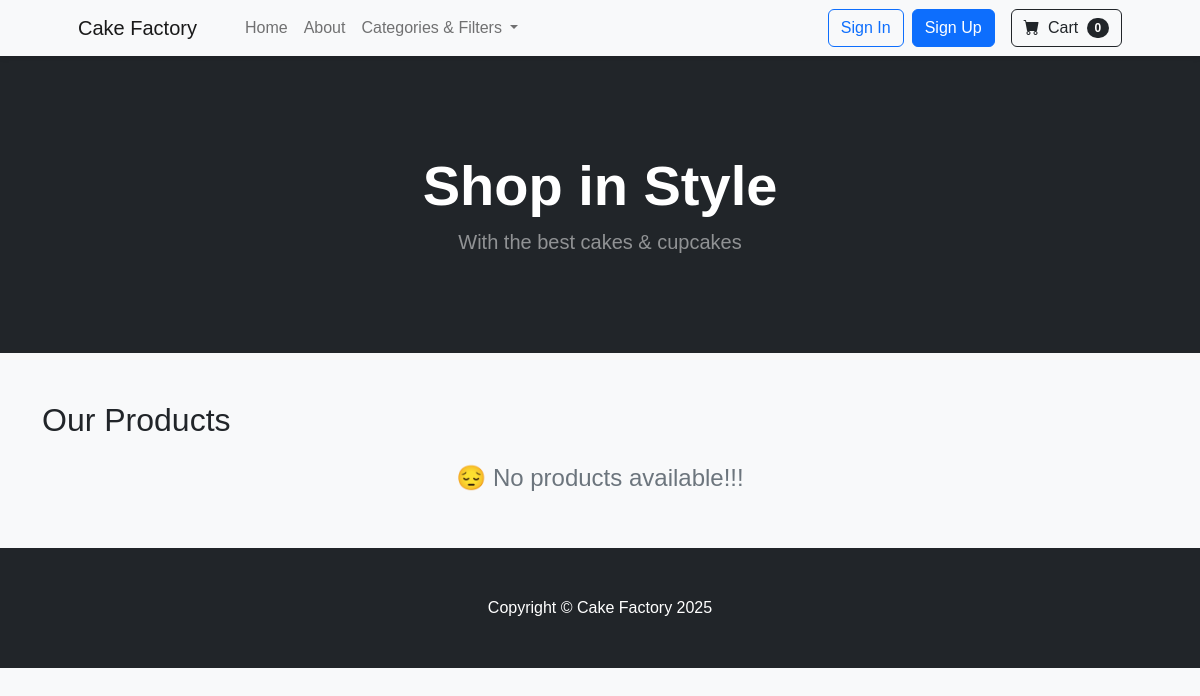
The app's page /products/?category=themed-specialty-cakes, older data.
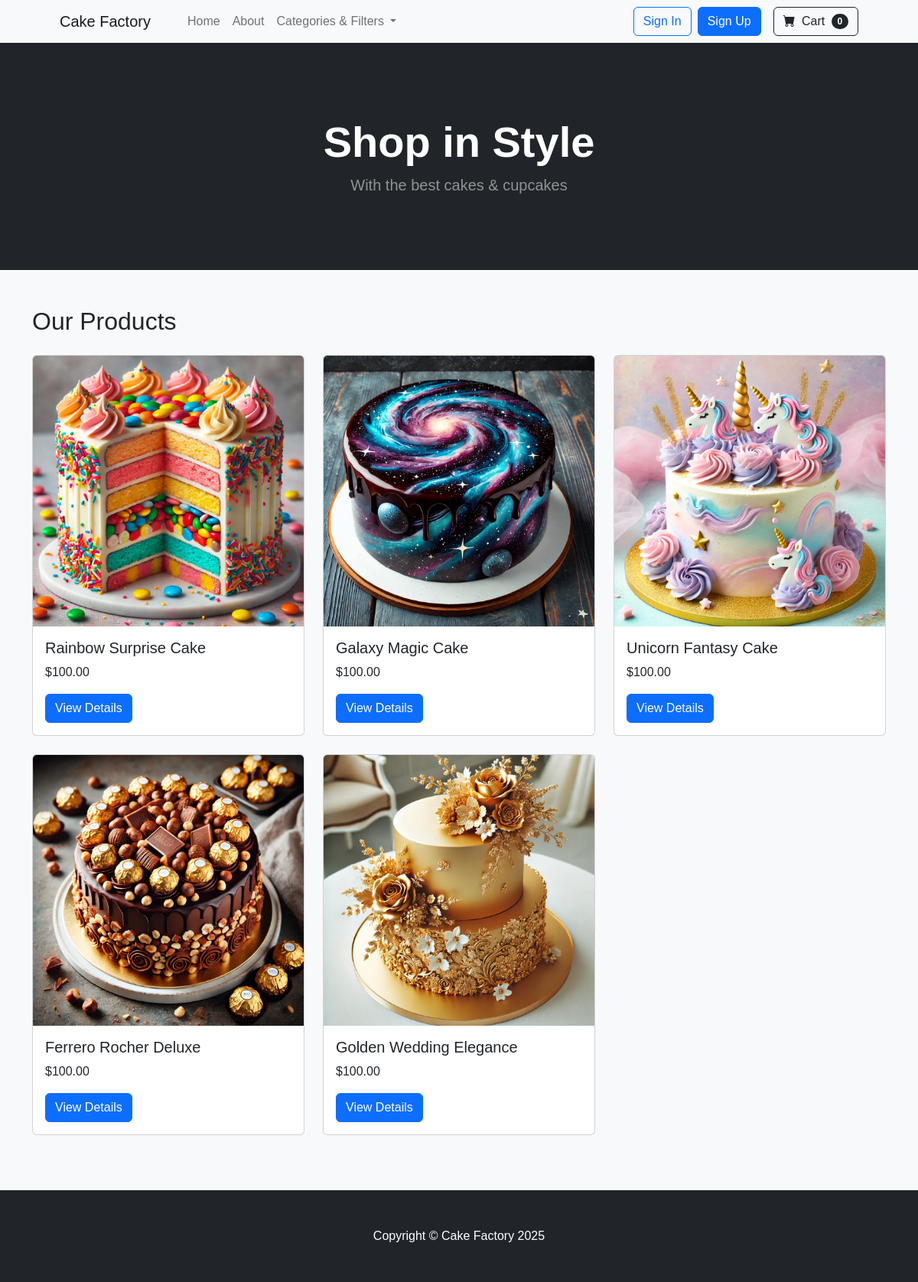
The same page, newer data.
### products/models.py (models this page shows, shortened)
class Product(models.Model):
    name = models.CharField(max_length=255, unique=True)
    slug = models.SlugField(unique=True, blank=True)
    description = models.TextField(blank=True)
    price = models.DecimalField(max_digits=10, decimal_places=2)
    category = models.ForeignKey(
        Category, on_delete=models.SET_NULL,
        null=True, blank=True, related_name="products"
    )
    flavor = models.ForeignKey(
        Flavor, on_delete=models.SET_NULL,
        null=True, blank=True, related_name="products"
    )
    sizes = models.ManyToManyField(
        Size, blank=True, related_name="products"
    )
    image = models.ImageField(upload_to="product_images/", blank=True, null=True)
    allergen_info = models.TextField(blank=True, help_text="E.g., Contains nuts, gluten-free")
    available = models.BooleanField(default=True) # If needed deactivate.
    created_at = models.DateTimeField(auto_now_add=True)

### products/views.py (the view)
# urls.py: path('', ProductListView.as_view(), name='product_list'),
class ProductListView(ListView):
    model = Product
    template_name = 'products/product_list.html'
    context_object_name = 'products'
    def get_queryset(self):
        queryset = super().get_queryset()
        query = self.request.GET.get('q', '').strip()
        price_min = self.request.GET.get('price_min')
        price_max = self.request.GET.get('price_max')
        category_slug = self.request.GET.get('category', '').strip()  # Get category slug
        allergen_free = self.request.GET.get('allergen_free')
        if 'q' in self.request.GET and not query:
            messages.error(self.request, "Please enter a search term.")
        if query:
            queryset = queryset.filter(name__icontains=query)
        if price_min:
            try:
                queryset = queryset.filter(price__gte=float(price_min))
            except ValueError:
                pass  # Ignore invalid values
        if price_max:
            try:
                queryset = queryset.filter(price__lte=float(price_max))
            except ValueError:
                pass  # Ignore invalid values
        if category_slug:
            category = Category.objects.filter(slug=category_slug).first()
            if category:
                queryset = queryset.filter(category=category)
        if allergen_free:
            queryset = queryset.exclude(allergen_info__icontains="nuts")
        return queryset
    def get_context_data(self, **kwargs):
        context = super().get_context_data(**kwargs)
        context['categories'] = Category.objects.all()  # Provide categories to template
        return context

### orders/context_processors.py (called while the page is built)
def cart_context(request):
    cart_items = 0
    cart_total_price = 0.0
    if request.user.is_authenticated:
        cart_items_qs = CartItem.objects.filter(user=request.user)
        cart_items = sum(item.quantity for item in cart_items_qs)
        cart_total_price = sum(item.line_total for item in cart_items_qs)
    else:
        session_cart = request.session.get("cart", {})
        cart_items = sum(item["quantity"] for item in session_cart.values())
        cart_total_price = sum(float(item["price"]) * int(item["quantity"]) for item in session_cart.values())
    return {"cart_items": cart_items, "cart_total_price": cart_total_price}

### products/context_processors.py (called while the page is built)
def categories_context(request):
    return {
        'categories': Category.objects.all()
    }

### products/templates/products/product_list.html
{% extends "base.html" %}
{% block content %}
<h2 class="mb-4">Our Products</h2>
<div class="row">
    {% if products %}
        {% for product in products %}
        <div class="col-md-4 mb-4">
            <div class="card">
                {% if product.image %}
                    <img src="{{ product.image.url }}" class="card-img-top" alt="{{ product.name }}">
                {% else %}
                    <img src="https://via.placeholder.com/300?text=No+Image" class="card-img-top" alt="No Image Available">
                {% endif %}
                <div class="card-body">
                    <h5 class="card-title">{{ product.name }}</h5>
                    <p class="card-text">${{ product.price }}</p>
                    <a href="{% url 'product_detail' product.pk %}" class="btn btn-primary">View Details</a>
                </div>
            </div>
        </div>
        {% endfor %}
    {% else %}
        <div class="col-12 text-center">
            <h4 class="text-muted">😔 No products available!!!</h4>
        </div>
    {% endif %}
</div>
{% endblock %}

### templates/base.html (shortened to what this page needs)
{% load static %}
<!DOCTYPE html>
<html lang="en">
<head>
    <link href="https://cdn.jsdelivr.net/npm/bootstrap-icons@1.5.0/font/bootstrap-icons.css" rel="stylesheet">
    <link href="https://cdn.jsdelivr.net/npm/bootstrap@5.2.3/dist/css/bootstrap.min.css" rel="stylesheet">
    <link href="{% static 'css/styles.css' %}" rel="stylesheet">
</head>
<body>
    <nav class="navbar navbar-expand-lg navbar-light bg-light">
        <div class="container px-4 px-lg-5">
            <a class="navbar-brand" href="{% url 'home' %}">Cake Factory</a>
            <div class="collapse navbar-collapse" id="navbarSupportedContent">
                <ul class="navbar-nav me-auto mb-2 mb-lg-0 ms-lg-4">
                    <li class="nav-item"><a class="nav-link" href="{% url 'home' %}">Home</a></li>
                    <li class="nav-item"><a class="nav-link" href="#">About</a></li>
                    <li class="nav-item dropdown">
                        <a class="nav-link dropdown-toggle" href="#" id="categoriesDropdown" role="button"
                            data-bs-toggle="dropdown">
                            Categories & Filters
                        </a>
                    </li>
                </ul>
                <div class="d-flex align-items-center">
                    {% if user.is_authenticated %}
                    <span class="me-2">👋 {{ user.username }}</span>
                    <a class="btn btn-outline-danger me-3" href="{% url 'account_logout' %}">Logout</a>
                    {% else %}
                    <a class="btn btn-outline-primary me-2" href="{% url 'account_login' %}">Sign In</a>
                    <a class="btn btn-primary me-3" href="{% url 'account_signup' %}">Sign Up</a>
                    {% endif %}
                    <a class="btn btn-outline-dark" href="{% url 'cart_view' %}">
                        <i class="bi-cart-fill me-1"></i> Cart
                        <span id="cart-count"
                            class="badge bg-dark text-white ms-1 rounded-pill">{{ cart_items|default:0 }}</span>
                    </a>
                </div>
            </div>
        </div>
    </nav>
    <header class="bg-dark py-5">
        <div class="container px-4 px-lg-5 my-5">
            <div class="text-center text-white">
                <h1 class="display-4 fw-bolder">{% block header %}Shop in Style{% endblock %}</h1>
                <p class="lead fw-normal text-white-50 mb-0">{% block subtitle %}With the best cakes &
                    cupcakes{% endblock %}</p>
            </div>
        </div>
    </header>
    <main class="container py-5">
        {% block content %}{% endblock %}
    </main>
    <footer class="py-5 bg-dark">
        <div class="container">
            <p class="m-0 text-center text-white">Copyright &copy; Cake Factory 2025</p>
        </div>
    </footer>
</body>
</html>

### static/css/styles.css (style rules this page uses)
body { background-color: #f8f9fa; font-family: 'Poppins', sans-serif; }
.navbar { background-color: #ffffff; box-shadow: 0px 2px 5px rgba(0, 0, 0, 0.1); }
.card { transition: transform 0.3s ease-in-out; }

Row changes from the older to the newer data that the page shows:
added Product: image (picture), name "Rainbow Surprise Cake", price "100.00"
added Product: image (picture), name "Galaxy Magic Cake", price "100.00"
added Product: image (picture), name "Unicorn Fantasy Cake", price "100.00"
added Product: image (picture), name "Ferrero Rocher Deluxe", price "100.00"
added Product: image (picture), name "Golden Wedding Elegance", price "100.00"
Text that changed along with them:
text no longer shown: "😔 No products available!!!"
